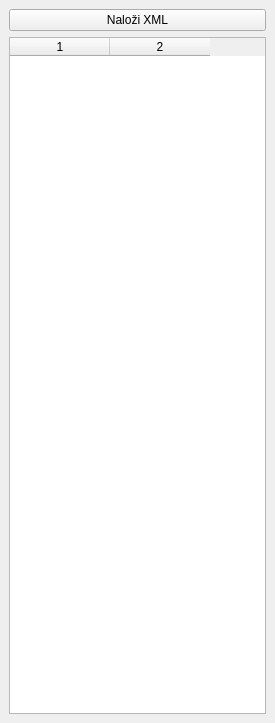
<?xml version="1.0" encoding="UTF-8"?>
<ui version="4.0">
 <class>UpravjalecElaborataDockWidgetBase</class>
 <widget class="QDockWidget" name="UpravjalecElaborataDockWidgetBase">
  <property name="geometry">
   <rect>
    <x>0</x>
    <y>0</y>
    <width>275</width>
    <height>723</height>
   </rect>
  </property>
  <property name="windowTitle">
   <string>Upravljalec Elaborata</string>
  </property>
  <widget class="QWidget" name="dockWidgetContents">
   <layout class="QGridLayout" name="gridLayout">
    <item row="1" column="0">
     <widget class="QTableWidget" name="tableWidget_data">
      <property name="columnCount">
       <number>2</number>
      </property>
      <column/>
      <column/>
     </widget>
    </item>
    <item row="0" column="0">
     <widget class="QPushButton" name="pushButton_loadXml">
      <property name="text">
       <string>Naloži XML</string>
      </property>
     </widget>
    </item>
   </layout>
  </widget>
 </widget>
 <resources/>
 <connections/>
</ui>
